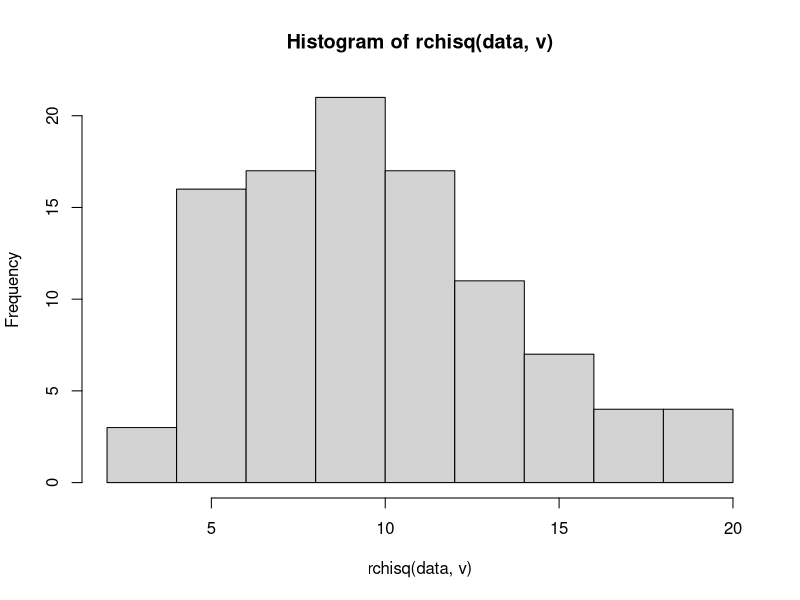

Recreate this plot in R.
# 4
x <- 2
v <- 10

# a
dchisq(x, v)

# b
data <- 100
hist(rchisq(data, v))

# c
rataan <- v
varian <- 2 * v
rataan
varian
